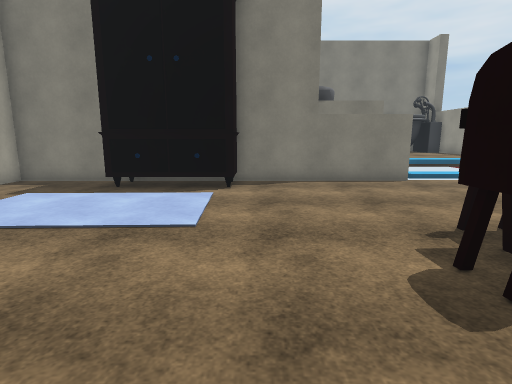
[1] (above)

14 first-person views from a walk through a scene from a Unity 3-D project. The camera is 1.5 m above the floor, tilts 10° down and sees 80° across. The floor is counted in squares, 1 m on a side. Each view is taken from the middle of a square. On the plan, view 1 faces up. The plan holds only what a view shows up to about 15 squares ahead; the rest is blank. The place goes on beyond the plan. Some surface patterns are stand-ins.

[2]
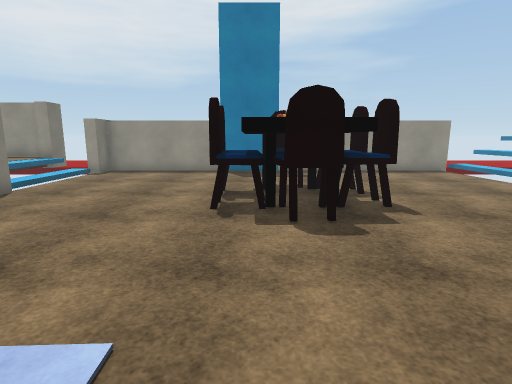

[3]
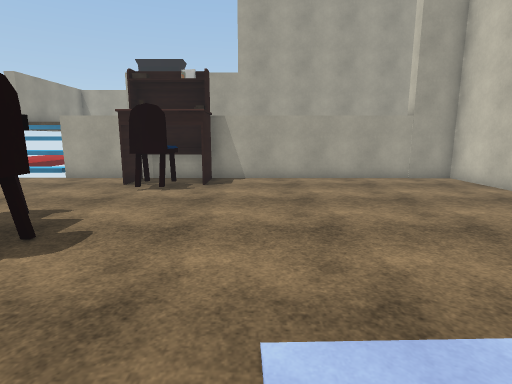

[4]
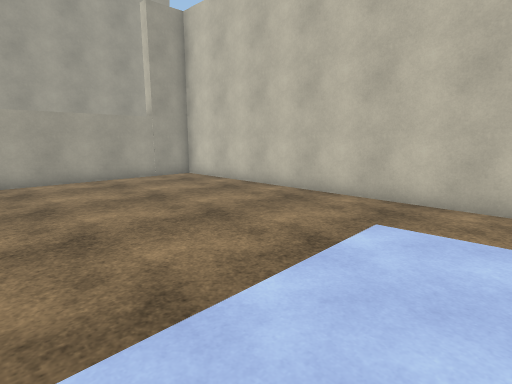

[5]
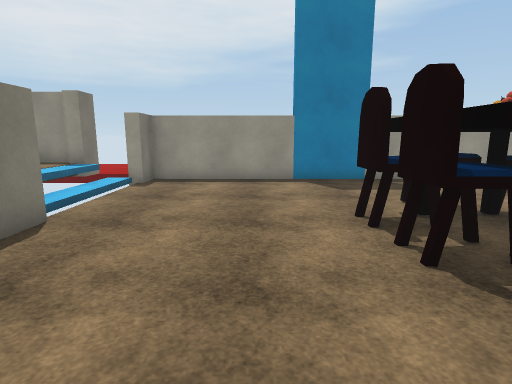

[6]
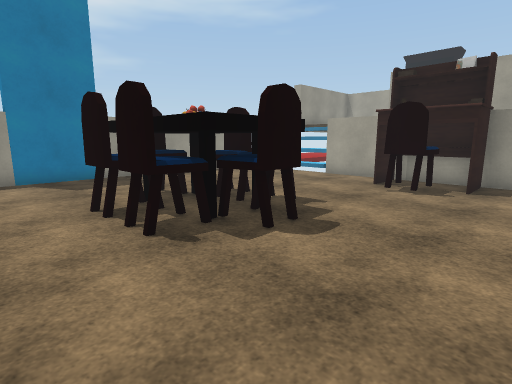

[7]
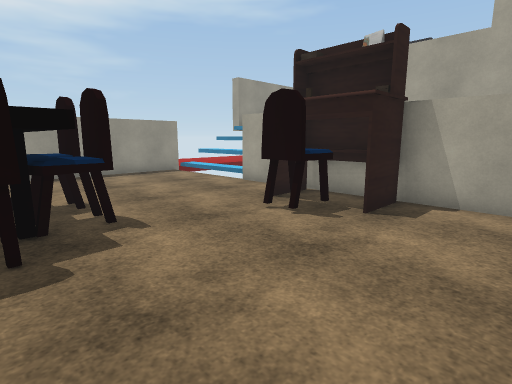

[8]
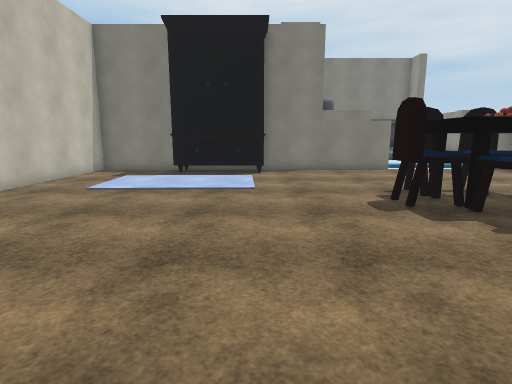

[9]
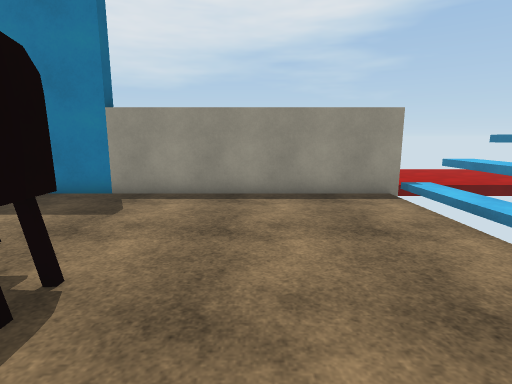

[10]
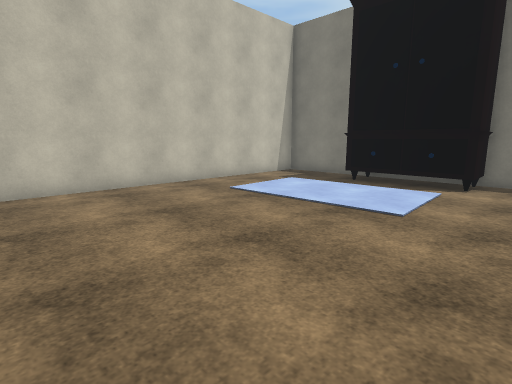

[11]
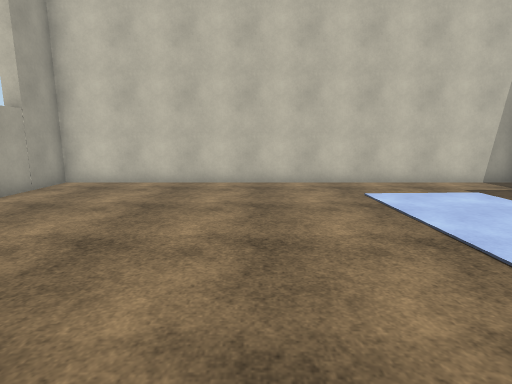

[12]
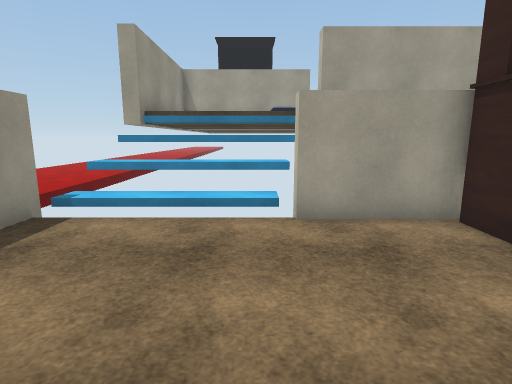

[13]
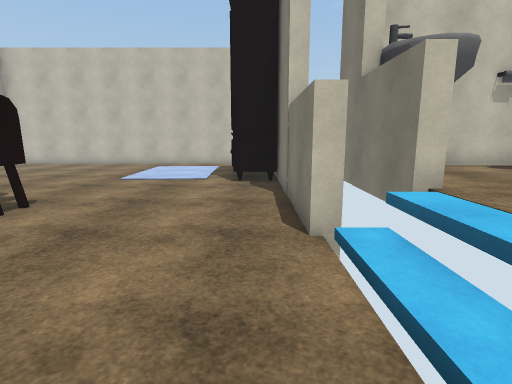

[14]
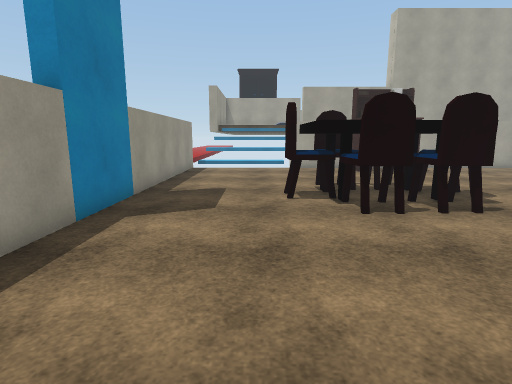

### Floor plan
Key: @ floor where view 1 was taken; # wall or solid block; x gap in a wall; . main floor; : floor 0.25 m higher than the main floor; + floor 0.75 m higher than the main floor; / step, stairs or slope; ^ raised ledge; T table; O other object.
Columns run from 9 left of view 1 to 11 right of it. Each row starts with its distance up from view 1.
 14                    #
 13               #++++#
 12               #////#
 11 #####  ########////##
 10 #...O   #...........#
  9 #....OOOO...........#
  8 #...................#
  7 #...................#
  6 #...................#
  5 #...........TTTT....#
  4 #...........TTTTT...#
  3 #..........TTTTTT...#
  2 #...........TTTTT...#
  1 #............TTT....#
  0 #........@..........#
 -1 #...................#
 -2 #..........^#.......#
 -3 #.........###.......#
 -4 #.........###.......#
 -5 ###############x::::#
 -6                ^^^^^^
 -7                #####

Positions as (right, up) in squares from view 1, and headings:
1: (0, 0), facing up
2: (-3, 4), facing right
3: (-1, 7), facing down
4: (-1, 7), facing down-left
5: (0, 7), facing right
6: (-1, 7), facing down-right
7: (-2, 3), facing down-right
8: (-1, -4), facing up
9: (3, -1), facing right
10: (1, -1), facing up-left
11: (2, 2), facing left
12: (7, 1), facing down
13: (10, 10), facing left
14: (8, 11), facing down
